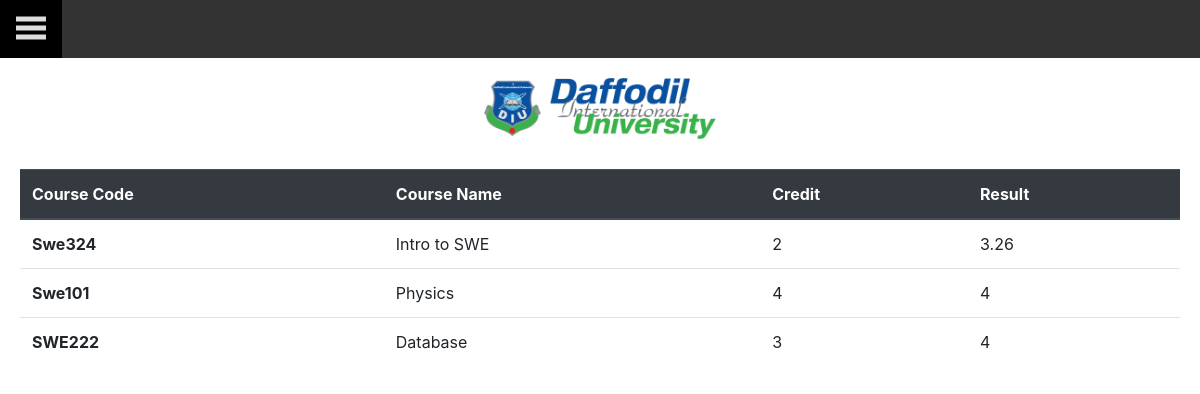
Page /result/ on the committed database.
### home/models.py (models this page shows)
class Result(models.Model):
    coursecode = models.CharField(max_length=20)
    coursename = models.CharField(max_length=20)
    credit = models.CharField(max_length=20)
    result = models.CharField(max_length=20)

### home/views.py (the view)
# urls.py: path('result/', home_views.rs),
def rs(request):
    if request.method == "GET":
        result = Result.objects.all()
        context = {
            'result': result
        }
    return render(request, 'home/result.html', context)

### home/templates/home/Result.html (shortened to what this page needs)
{% load static %}
<!DOCTYPE html>
<html lang="en">
<head>
  <link rel="stylesheet" href="{% static 'home/home2.css' %}">
  <link rel="stylesheet" href="{% static 'home/result.css' %}">
  <link rel="stylesheet" href="https://cdn.jsdelivr.net/npm/bootstrap@4.5.3/dist/css/bootstrap.min.css"
>
</head>
<body>
  <nav class="topnav">
    <a href="#" onclick="openNav()">
      <svg width="30" height="30" id="icoOpen">
        <path d="M0,5 30,5" stroke="#ddd" stroke-width="5" />
        <path d="M0,14 30,14" stroke="#ddd" stroke-width="5" />
        <path d="M0,23 30,23" stroke="#ddd" stroke-width="5" />
      </svg>
    </a>
  </nav>
  <div id="main">
    <img class="img" src="{% static 'home/logo.png' %}" alt="Logo" width="20%" height="20%">
    <table class="table">
      <thead class="thead-dark">
        <tr>
          <th scope="col">Course Code</th>
          <th scope="col">Course Name</th>
          <th scope="col">Credit</th>
          <th scope="col">Result</th>
        </tr>
      </thead>
      <tbody>
      {% for result in result %}
        <tr>
          <th scope="row">{{result.coursecode}}</th>
          <td>{{result.coursename}}</td>
          <td>{{result.credit}}</td>
          <td>{{result.result}}</td>
        </tr>
      {% endfor %}
      </tbody>
    </table>
  </div>
</body>
</html>

### home/static/home/Home2.css (style rules this page uses)
#main { transition: margin-left .5s; padding: 20px; overflow: hidden; width: 100%; }
body { overflow-x: hidden; }
.topnav { background-color: #333; overflow: hidden; }
.topnav a { float: left; display: block; color: #f2f2f2; text-align: center; padding: 14px 16px; text-decoration: none; font-size: 17px; }
.img { display: block; margin-left: auto; margin-right: auto; margin-bottom: 30px; }

### home/static/home/Result.css (style rules this page uses)
.table { size: 100%; }
.img { display: block; margin-left: auto; margin-right: auto; }

### rows in the picture
Result: coursecode "Swe324", coursename "Intro to SWE", credit "2", result "3.26"
Result: coursecode "Swe101", coursename "Physics", credit "4", result "4"
Result: coursecode "SWE222", coursename "Database", credit "3", result "4"
